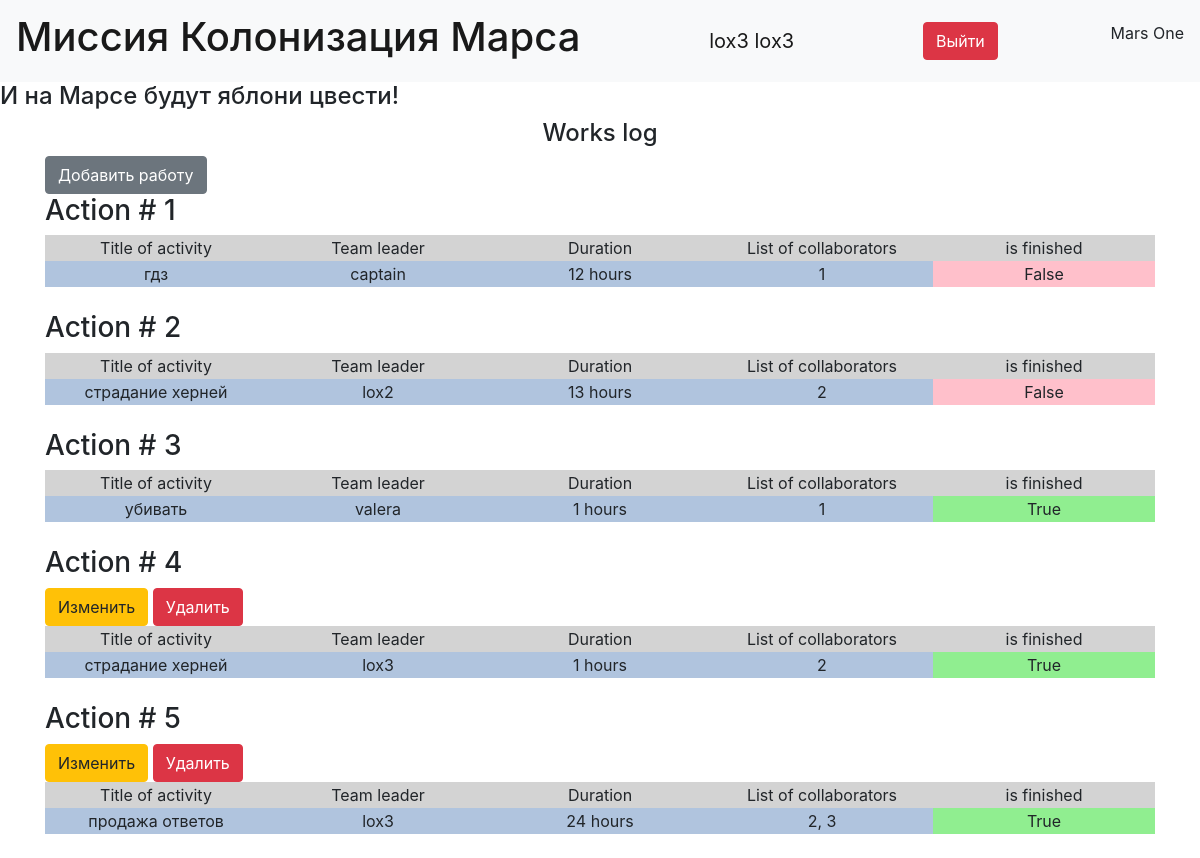
Screenshot of / (signed in) with the database file from the repository.
### data/user.py (models this page shows, shortened)
class User(SqlAlchemyBase, UserMixin, SerializerMixin):
    __tablename__ = 'users'
    id = sqlalchemy.Column(sqlalchemy.Integer, primary_key=True, autoincrement=True)
    surname = sqlalchemy.Column(sqlalchemy.String)
    name = sqlalchemy.Column(sqlalchemy.String)
    age = sqlalchemy.Column(sqlalchemy.Integer)
    position = sqlalchemy.Column(sqlalchemy.String)
    speciality = sqlalchemy.Column(sqlalchemy.String)
    address = sqlalchemy.Column(sqlalchemy.String)
    email = sqlalchemy.Column(sqlalchemy.String, unique=True)
    city_from = sqlalchemy.Column(sqlalchemy.String)
    hashed_password = sqlalchemy.Column(sqlalchemy.String)
    modified_date = sqlalchemy.Column(sqlalchemy.DateTime, default=datetime.datetime.now)
    job_relationship = orm.relationship("Jobs", back_populates="user_relationship")

### data/job.py (models this page shows)
class Jobs(SqlAlchemyBase, SerializerMixin):
    __tablename__ = 'jobs'
    id = sqlalchemy.Column(sqlalchemy.Integer, primary_key=True, autoincrement=True)
    team_leader = sqlalchemy.Column(sqlalchemy.Integer, sqlalchemy.ForeignKey("users.id"))
    job = sqlalchemy.Column(sqlalchemy.String, nullable=False)
    work_size = sqlalchemy.Column(sqlalchemy.Integer, nullable=False)
    collaborators = sqlalchemy.Column(sqlalchemy.String, nullable=False, default="")
    start_date = sqlalchemy.Column(sqlalchemy.DateTime, default=datetime.datetime.now)
    end_date = sqlalchemy.Column(sqlalchemy.DateTime, default=datetime.datetime.now)
    is_finished = sqlalchemy.Column(sqlalchemy.Boolean, nullable=False, default=False)
    user_relationship = orm.relationship("User", back_populates="job_relationship")

### main.py (the view)
@app.route('/', methods=["GET", "POST"])
def main_route():
    db_sess = db_session.create_session()
    jobs_data = db_sess.query(Jobs).all()
    return render_template('base_with_btn.html', jobs_data=jobs_data)

### data/db_session.py (called while the page is built)
def create_session() -> Session:
    global __factory
    return __factory()

### main.py (called while the page is built)
@login_manager.user_loader
def load_user(user_id):
    db_sess = db_session.create_session()
    return db_sess.query(User).get(user_id)

### templates/base_with_btn.html
{% extends "base.html" %}
{% block content %}
    {% if current_user.is_authenticated %}
    <div>
        <h4 align="center">Works log</h4>
        <a class="btn btn-secondary" href="/addjob">Добавить работу</a><br>
    </div>
    {% endif %}
    {% for item in jobs_data %}
    <strong><h3>Action # {{item.id}}</h3></strong>
    <table>
        <tr class="heading_table">
            <td>Title of activity</td>
            <td>Team leader</td>
            <td>Duration</td>
            <td>List of collaborators</td>
            <td>is finished</td>
        </tr>
        <tr class="body_table">
            <td>{{item.job}}</td>
            <td>{{item.user_relationship.name}}</td>
            <td>{{item.work_size}} hours</td>
            <td>{{item.collaborators}}</td>
            {% if not item.is_finished%}
                <td class="pink_row">{{item.is_finished}}</td>
            {% else %}
                <td class="green_row">{{item.is_finished}}</td>
            {% endif %}
        </tr>
        {% if current_user.is_authenticated and current_user == item.user_relationship or current_user.is_authenticated
        and current_user.id == 1 %}
        <div>
            <a href="/jobs_edit/{{ item.id }}" class="btn btn-warning">
                Изменить
            </a>
            <a href="/jobs_delete/{{ item.id }}" class="btn btn-danger">
            Удалить
        </a>
        </div>
        {% endif %}
    </table>
    <br>
{% endfor %}
{% endblock %}

### templates/base.html (shortened to what this page needs)
<!doctype html>
<html lang="en">
<head>
    <link href="https://cdn.jsdelivr.net/npm/bootstrap@4.4.1/dist/css/bootstrap.min.css" rel="stylesheet">
    <link rel="stylesheet" type="text/css" href="{{url_for('static', filename='css/style.css')}}"/>
</head>
</head>
<body>
<header>
    <nav class="navbar navbar-light bg-light">
        <a class="navbar-brand" href="#"><h1>Миссия Колонизация Марса</h1></a>
        {% if current_user.is_authenticated %}
        <a href="/logout" class="navbar-brand">{{ current_user.surname}} {{ current_user.name }}</a>
        <a class="btn btn-danger" href="/logout">Выйти </a>
        {% else %}
        <p>
            <a class="btn btn-primary " href="/register">Зарегистрироваться</a>
            <a class="btn btn-success" href="/login">Войти</a>
        </p>
        {% endif %}
        <p>Mars One</p>
    </nav>
</header>
<h4>И на Марсе будут яблони цвести!</h4>
<main role="main" class="container">
    {% block content %}{% endblock %}
</main>
</body>
</html>

### static/css/style.css (style rules this page uses)
table { text-align: center; alignment: center; width: 100%; overflow-wrap: break-word; word-break: break-word; table-layout: fixed; }
.heading_table { background-color: lightgray; }
.body_table { background-color: lightsteelblue; }
.pink_row { background-color: pink; }
.green_row { background-color: lightgreen; }

### rows the page displays
User: surname "lox3", name "lox3"
Jobs: id "1", job "гдз", user_relationship.name "captain", work_size "12", collaborators "1", is_finished "False"
Jobs: id "2", job "страдание херней", user_relationship.name "lox2", work_size "13", collaborators "2", is_finished "False"
Jobs: id "3", job "убивать", user_relationship.name "valera", work_size "1", collaborators "1", is_finished "True"
Jobs: id "4", job "страдание херней", user_relationship.name "lox3", work_size "1", collaborators "2", is_finished "True"
Jobs: id "5", job "продажа ответов", user_relationship.name "lox3", work_size "24", collaborators "2, 3", is_finished "True"
